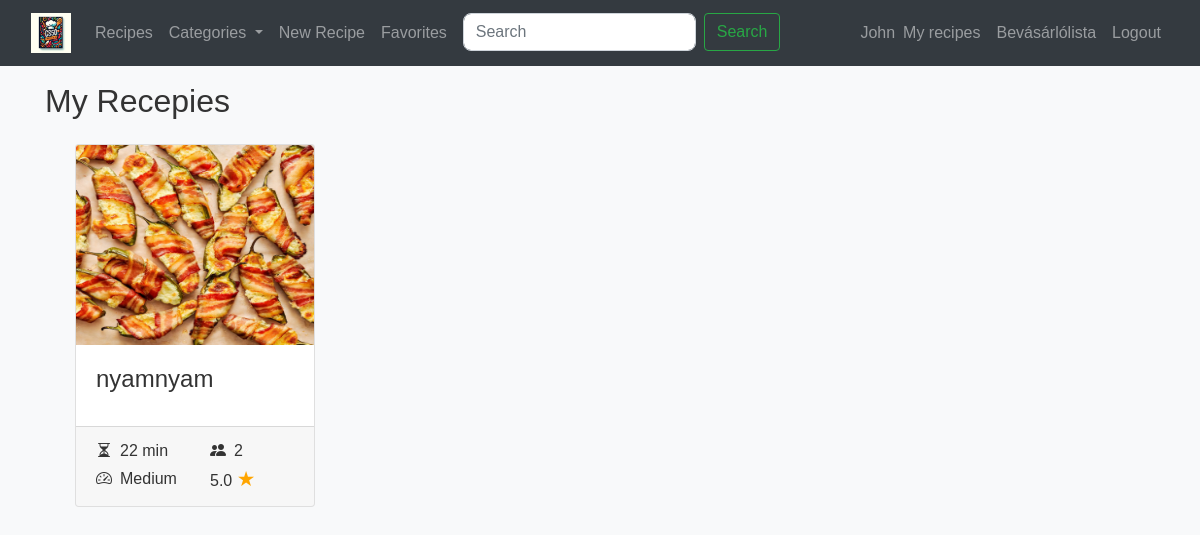
The app's page /my_recipes (signed in), older data.
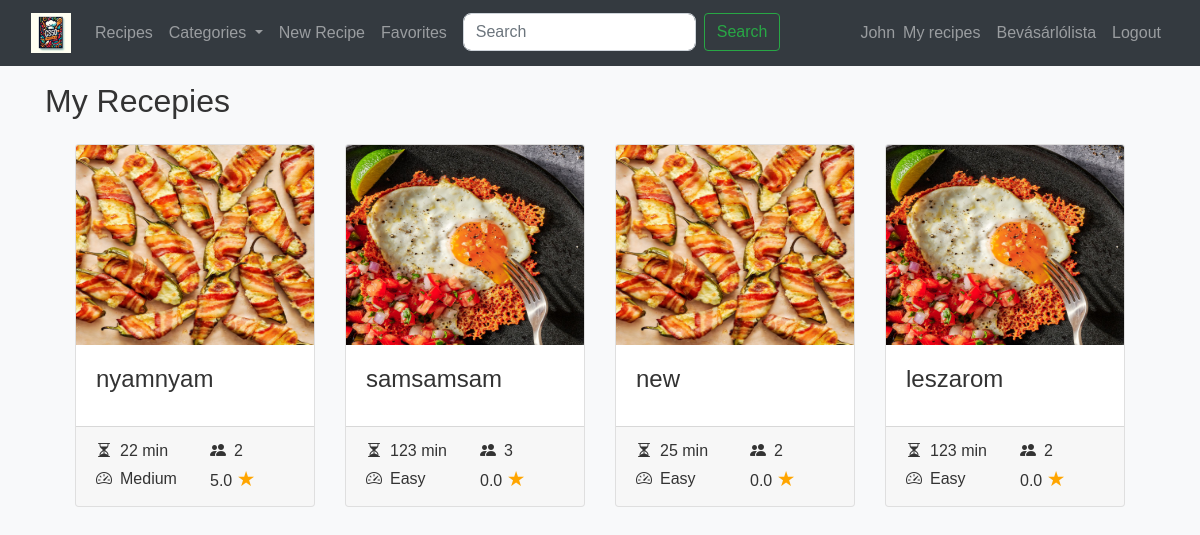
The same page, newer data.
### recepies/models.py (models this page shows, shortened)
class Recipe(models.Model):
  title = models.CharField(max_length=128)
  serving = models.PositiveIntegerField()
  preparation_time = models.PositiveIntegerField()
  difficulty = models.CharField(
    max_length=6,
    choices=DifficultyLevel.choices,
    default=DifficultyLevel.EASY
  )
  raw_ingredients = models.TextField(help_text="List ingredients as free text.")
  ingredients = models.ManyToManyField(Ingredient, related_name='recipes')
  preparation = models.TextField()
  image = models.ImageField(upload_to='recepies/', null=True, blank=True)
  categories = models.ManyToManyField(Category, related_name='recipes')
  ratings = models.JSONField(default=dict)
  average_rating = models.FloatField(default=0.0)
  created_at = models.DateTimeField(auto_now_add=True)
  creator = models.ForeignKey(User, on_delete=models.CASCADE, related_name="creator_recipe")

### recepies/views.py (the view)
# urls.py: path("my_recipes", views.my_recipes, name="my_recipes"),
def my_recipes(request):
    recipes = Recipe.objects.filter(creator=request.user)
    return render(request, 'recepies/my_recipes.html', {"recipes": recipes})

### recepies/templates/recepies/my_recipes.html (shortened to what this page needs)
{% extends "recepies/layout.html" %} {% block content %}
<h2 class="mb-4">My Recepies</h2>
<div class="container mt-3">
  <div class="row ml-auto mr-auto">
    {% for recipe in recipes%}
    <div class="col-6 col-md-6 col-lg-3 mb-4">
      <div class="card card-listing h-100 d-flex flex-column">
        <img
          class="card-img-top img-fluid"
          src="{{ recipe.image.url }}"
          alt="{{ recipe.title }}"
          style="width: 300px; height: 200px; "
        />
        <div class="card-body">
          <h4 class="card-title">{{ recipe.title|truncatechars:30 }}</h4>
        </div>
        <div class="card-footer mt-auto">
          <div class="row">
              <div class="col-6 d-flex align-items-center">
                  <i class="bi bi-hourglass-split"></i>
                  <span class="ml-2">{{ recipe.preparation_time }} min</span>
              </div>
              <div class="col-6 d-flex align-items-center">
                  <i class="bi bi-people-fill"></i>
                  <span class="ml-2">{{ recipe.serving }}</span>
              </div>
              <div class="col-6 d-flex align-items-center">
                  <i class="bi bi-speedometer2"></i>
                  <span class="ml-2">{{ recipe.difficulty }}</span>
              </div>
              <div class="col-6 d-flex align-items-center">
                  <p class="mb-0">{{ recipe.average_rating|floatformat:1 }} <span class="star-orange" style="font-size: 1.3rem">&#9733;</span></p>
              </div>
          </div>
      </div>
      </div>
    </div>
    {% endfor %}
  </div>
</div>
{% endblock %}

Row changes from the older to the newer data that the page shows:
added Recipe: image (picture), title "samsamsam", preparation_time "123", serving "3", difficulty "Easy", average_rating "0.0"
added Recipe: image (picture), title "new", preparation_time "25", serving "2", difficulty "Easy", average_rating "0.0"
added Recipe: image (picture), title "leszarom", preparation_time "123", serving "2", difficulty "Easy", average_rating "0.0"
